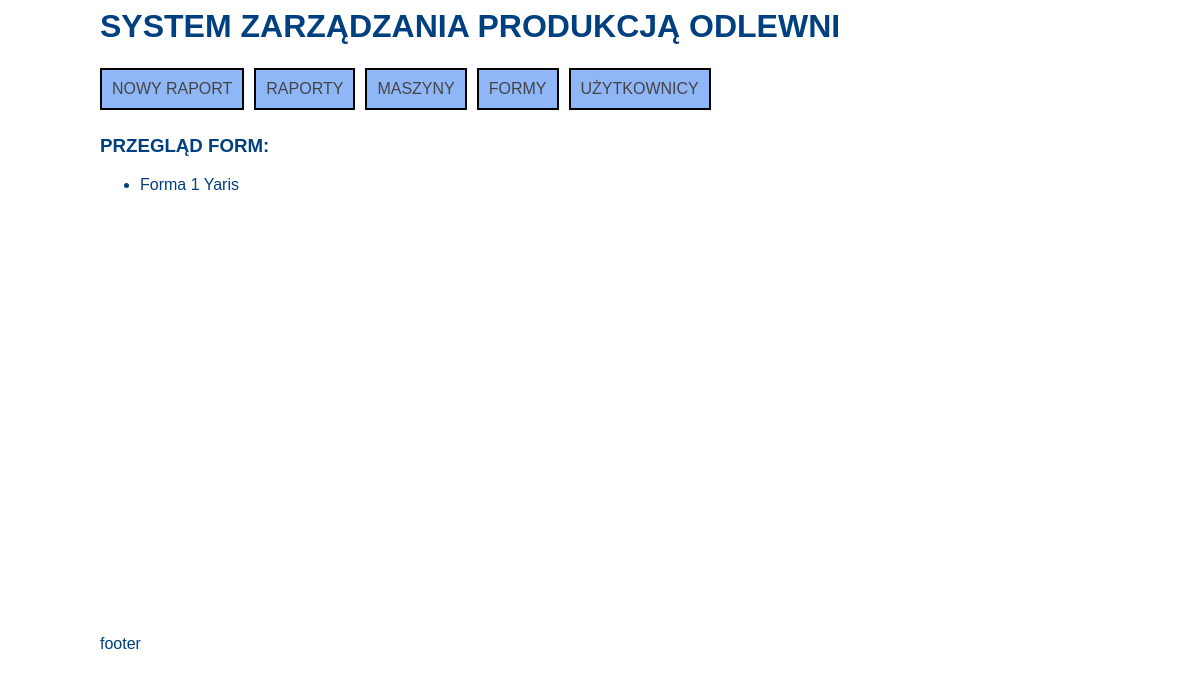
Page /formy/ on the earlier database version.
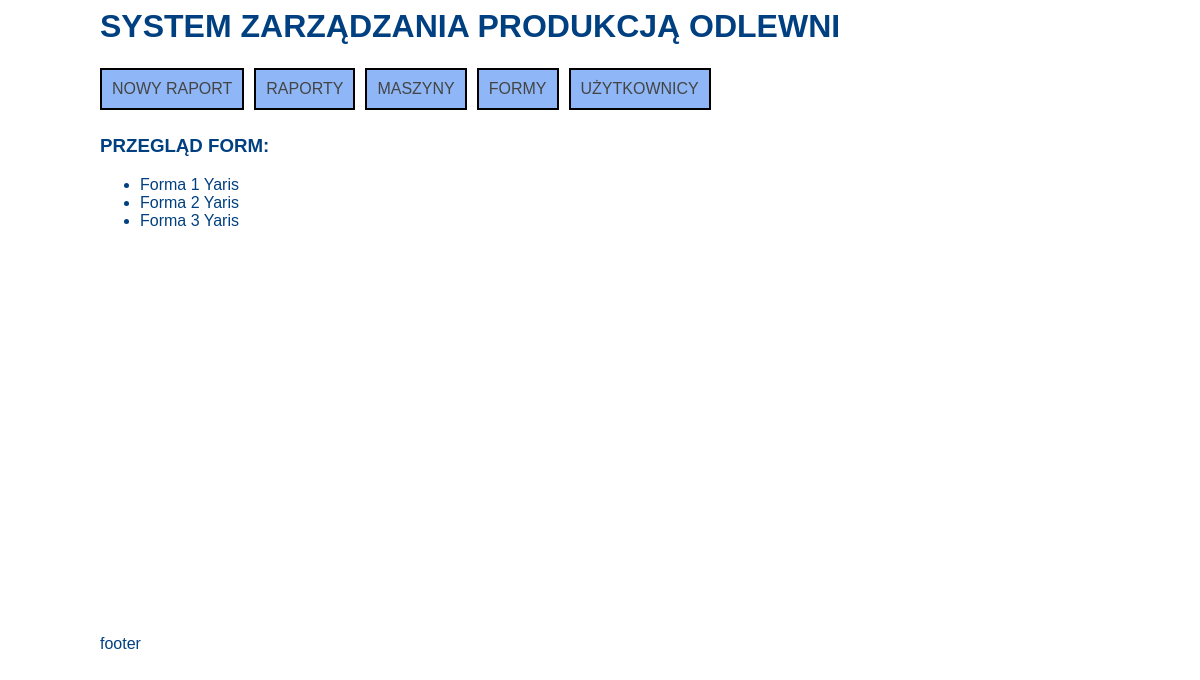
Same page on the later database version.
### App_Baza/models.py (models this page shows, shortened)
class Forms(models.Model):
    Code_name = models.CharField(max_length=60)
    Current_Shoots = models.IntegerField()
    Total_Shoots = models.IntegerField()
    Max_Shoots = models.IntegerField()
    Status = models.IntegerField()
    Type_Type = models.ForeignKey(Type,on_delete=models.CASCADE,blank=True,null=True)
    class Meta:
        verbose_name        = "Forma"
        verbose_name_plural = "Formy"

### App_Baza/views.py (the view)
# urls.py: path('formy/', formy_view, name='formy'),
def formy_view(request):
    formy = Forms.objects.all()
    context = {'formy':formy}
    return render(request, 'formy_view.html',context)

### App_Baza/templates/formy_view.html
{% extends "baza.html" %}
{% block main %}
<h3>PRZEGLĄD FORM:</h3>
{% if formy %}
    <ul>
    {% for forma in formy %}
        <li>
            {{ forma.Code_name }}
        </li>
    {% endfor %}
    </ul>
{% else %}
    <p>No forms are available.</p>
{% endif %}
{% endblock main %}

Differences in the rows shown:
added Forms: Code_name "Forma 2 Yaris"
added Forms: Code_name "Forma 3 Yaris"
